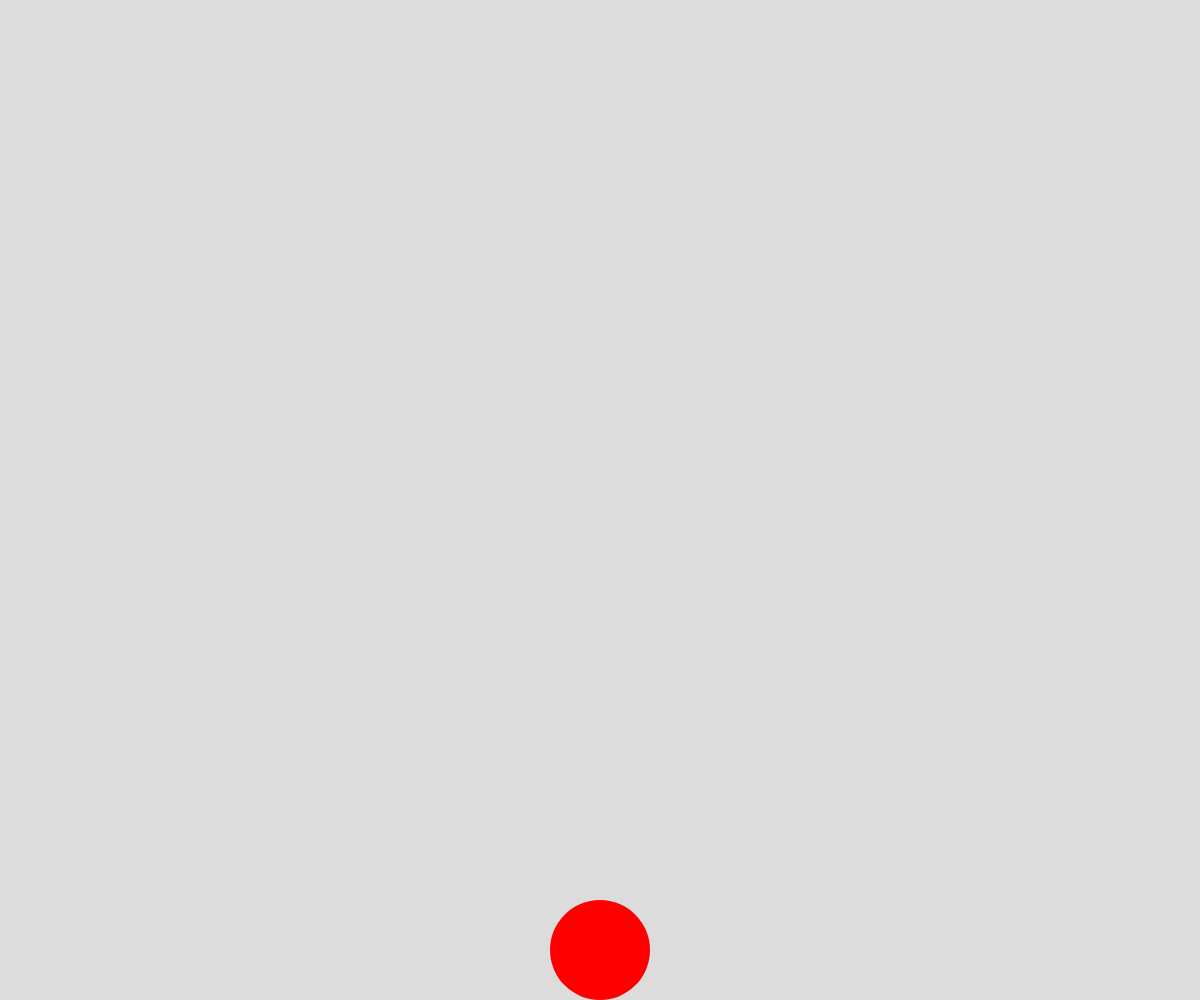
Frame 1 (no input)
Frame 60 (no input): identical to frame 1, image omitted
Frame 120 (the mouse pressed at the canvas centre since frame 60): identical to frame 1, image omitted

The p5.js sketch that drew this single still picture (run headless with seeded random() and noise() and a simulated clock; from frame 60 on, the mouse is pressed at the canvas centre):

// p5.js sketch
// ── sketch.js
// Jump Demo for Maxine

let x, y, dx, dy, ax, ay;
let playerSize = 50;
let ground;

function setup() {
  createCanvas(windowWidth, windowHeight);
  ground = height - playerSize;
  x = width/2;
  y = ground;
  dx = 0;
  dy = 0;
  ax = 0;
  ay = 0;
}

function draw() {
  background(220);
  movePlayer();
  displayPlayer();
}

function movePlayer() {
  //acceleration affects velocity
  dx += ax;
  dy += ay;

  //velocity affects location
  x += dx;
  y += dy;

  //gravity, if needed
  if (y < ground) {
    dy += 0.5;
  }
  else {
    y = ground;
    dy = 0;
  }

  //remove thrust from jump
  ay = 0;
}

function displayPlayer() {
  noStroke();
  fill("red");
  ellipse(x, y, playerSize*2, playerSize*2);
}

function keyPressed() {
  ay = -15;
}
